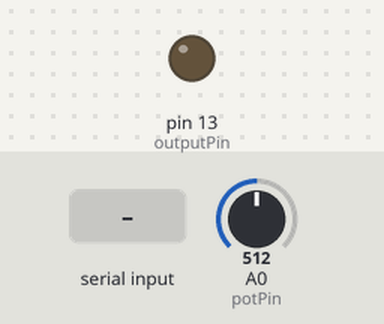
Bench run of a sketch on a simulated Arduino Uno, built with avr-gcc and run on an emulated ATmega328P. Parts: output pins drawn as LEDs (lit = HIGH). The inputs (shaded band) are chosen by the test bench; at power-on: A0 (potPin) = 512. What the sketch prints to the serial monitor is not drawn.

Above: at 1.2 s.
1.3 s: byte 1 (1) received over Serial
At 2.4 s:
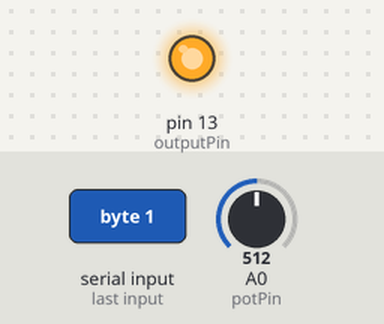
Timing chart, 0 to 4.3 s (numbered marks = the images above; inputs shaded):
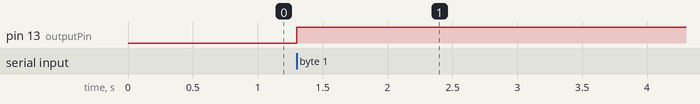

The sketch:

serialport.ino
```cpp
const int outputPin = 13;
int potPin = 0;
int sensorVal = 0;
int prevVal = 0;
String inputString = "";

void setup()
{
  pinMode(outputPin, OUTPUT);
  Serial.begin(9600);
}

void loop()
{
  //pot
  sensorVal = analogRead(potPin);
  if(prevVal != sensorVal) {
  Serial.print('B');
  Serial.print(sensorVal);
  Serial.print('E');
  prevVal = sensorVal;
  }
  delay(100);

  // arduino reads Serial
  if (Serial.available() > 0) {
    int incomingByte = Serial.read();

    if (incomingByte == 1) { // 0x01 = char 1
      digitalWrite(outputPin, 1);
    } else if (incomingByte == 0) { // 0x00 = char 0
      digitalWrite(outputPin, 0);
    }
  }
}
```

Measured:
- after the input at 1.3 s, pin 13 (outputPin): LOW → HIGH at once
